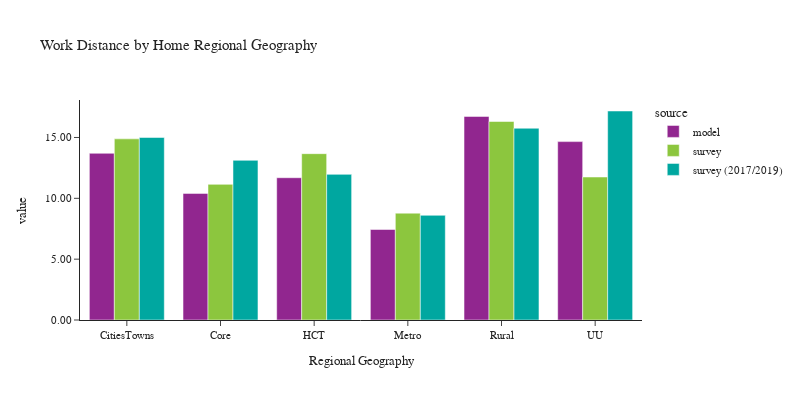

Notebook code cell kept with this figure:
### Code cell
plot_work_location(df_workers, 'rg_proposed_home', 'Home Regional Geography', 'Regional Geography')

### Figure 1 — Plotly figure (JSON) as saved in the notebook; plotly's stock layout.template omitted (floating-point values rounded to 4 significant figures)
{"data": [{"alignmentgroup": "True", "customdata": [[186205], [498834], [469853], [718761], [248359], [84979]], "hovertemplate": "source=model<br>rg_proposed_home=%{x}<br>value=%{y}<br>sample count=%{customdata[0]}<extra></extra>", "legendgroup": "model", "marker": {"color": "#91268F", "pattern": {"shape": ""}}, "name": "model", "offsetgroup": "model", "orientation": "v", "showlegend": true, "textposition": "auto", "type": "bar", "x": ["CitiesTowns", "Core", "HCT", "Metro", "Rural", "UU"], "xaxis": "x", "y": [13.7, 10.41, 11.69, 7.438, 16.73, 14.66], "yaxis": "y"}, {"alignmentgroup": "True", "customdata": [[96], [229], [357], [1787], [188], [35]], "hovertemplate": "source=survey<br>rg_proposed_home=%{x}<br>value=%{y}<br>sample count=%{customdata[0]}<extra></extra>", "legendgroup": "survey", "marker": {"color": "#8CC63E", "pattern": {"shape": ""}}, "name": "survey", "offsetgroup": "survey", "orientation": "v", "showlegend": true, "textposition": "auto", "type": "bar", "x": ["CitiesTowns", "Core", "HCT", "Metro", "Rural", "UU"], "xaxis": "x", "y": [14.89, 11.15, 13.67, 8.781, 16.31, 11.75], "yaxis": "y"}, {"alignmentgroup": "True", "customdata": [[111], [953], [380], [3929], [175], [47]], "hovertemplate": "source=survey (2017/2019)<br>rg_proposed_home=%{x}<br>value=%{y}<br>sample count=%{customdata[0]}<extra></extra>", "legendgroup": "survey (2017/2019)", "marker": {"color": "#00A7A0", "pattern": {"shape": ""}}, "name": "survey (2017/2019)", "offsetgroup": "survey (2017/2019)", "orientation": "v", "showlegend": true, "textposition": "auto", "type": "bar", "x": ["CitiesTowns", "Core", "HCT", "Metro", "Rural", "UU"], "xaxis": "x", "y": [15.0, 13.12, 11.97, 8.603, 15.76, 17.18], "yaxis": "y"}], "layout": {"barmode": "group", "font": {"size": 11}, "height": 400, "legend": {"title": {"text": "source"}, "tracegroupgap": 0}, "title": {"text": "Work Distance by Home Regional Geography"}, "width": 800, "xaxis": {"anchor": "y", "domain": [0.0, 1.0], "title": {"text": "Regional Geography"}}, "yaxis": {"anchor": "x", "domain": [0.0, 1.0], "tickformat": ".2f", "title": {"text": "value"}}}}
